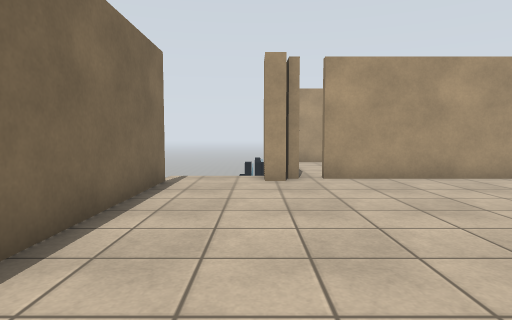
view 1 (above)

24 first-person views from a walk through a robot-simulator world made for Gazebo. The camera is 0.94 m above the floor, tilts 4° down and sees 75° across. The floor is counted in squares, 1 m on a side. Each view is taken from the middle of a square. On the plan, view 1 faces up. The plan holds only what a view shows up to about 12 squares ahead; the rest is blank. The place goes on beyond the plan.

view 2
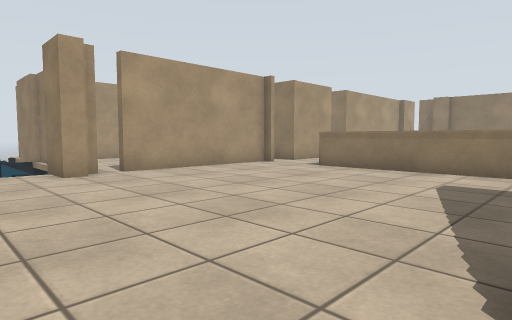

view 3
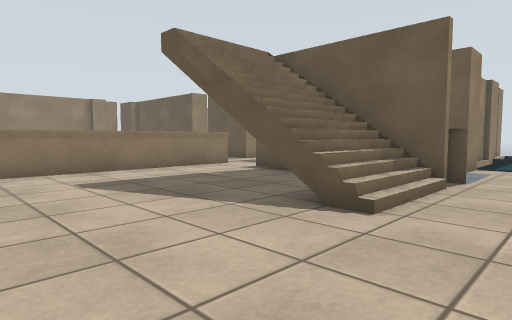

view 4
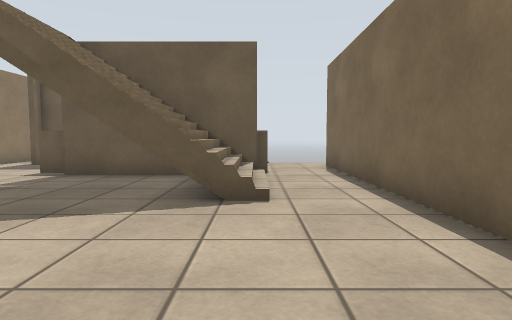

view 5
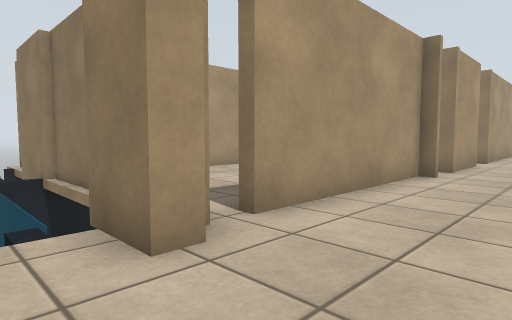

view 6
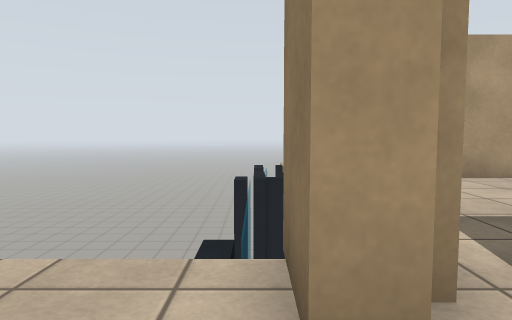

view 7
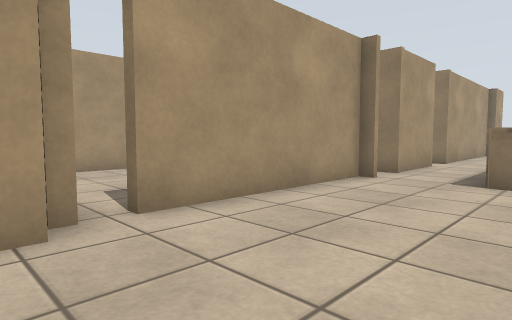

view 8
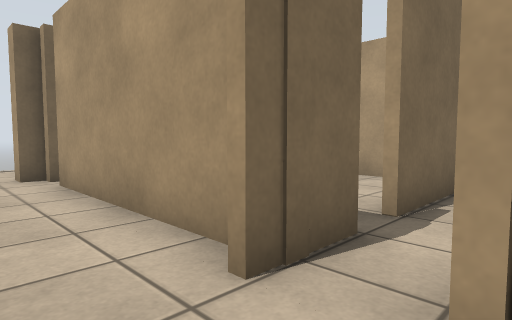

view 9
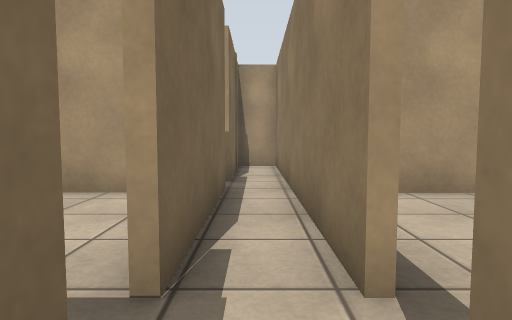

view 10
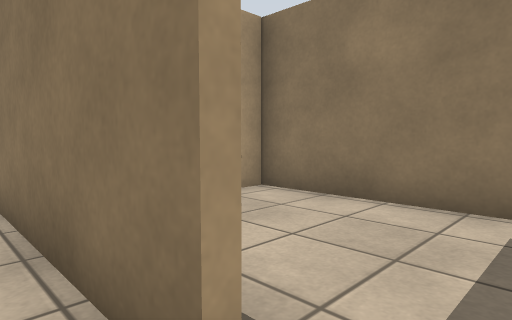

view 11
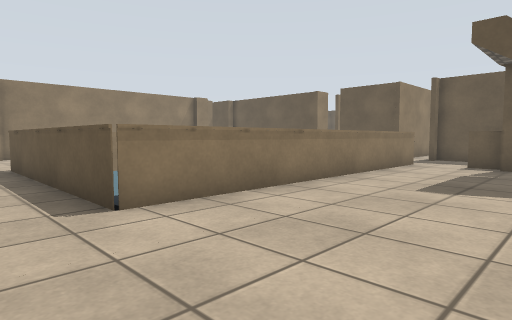

view 12
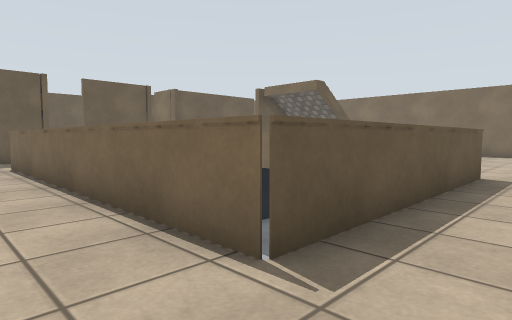

view 13
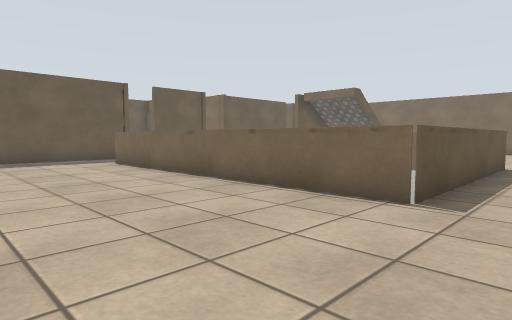

view 14
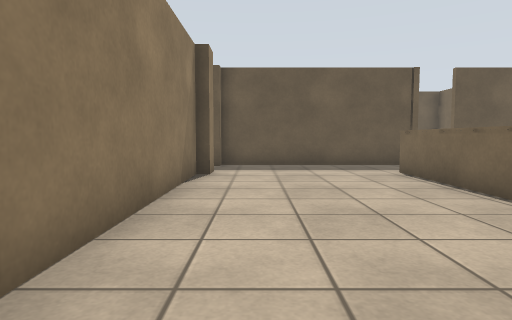

view 15
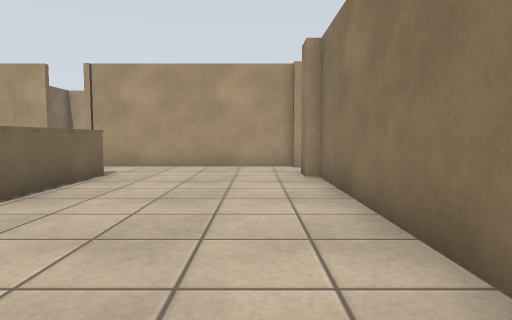

view 16
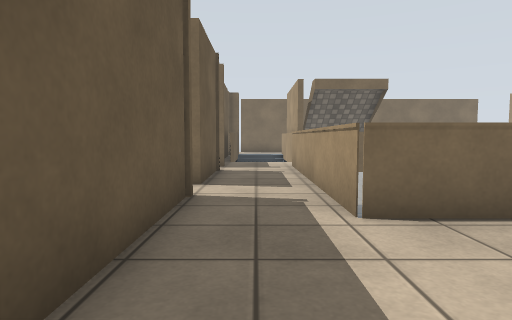

view 17
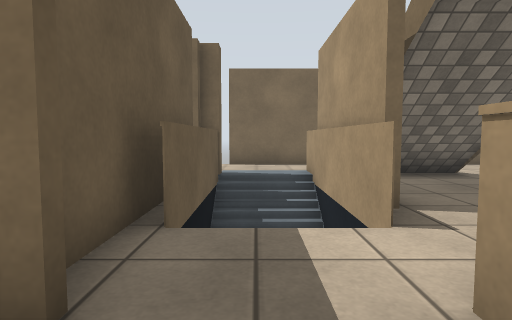

view 18
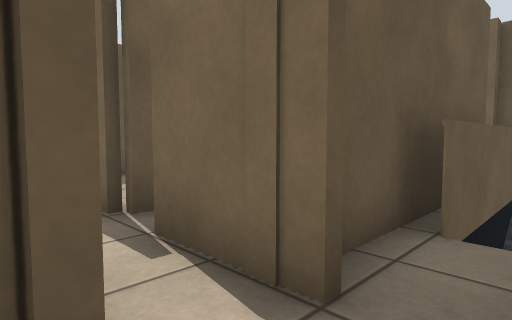

view 19
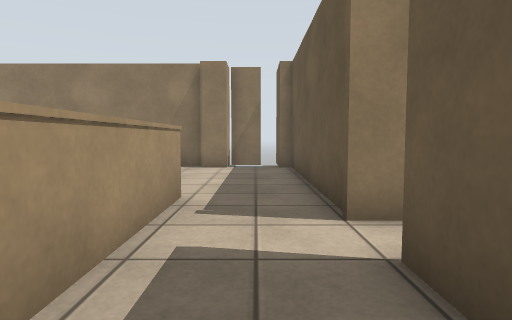

view 20
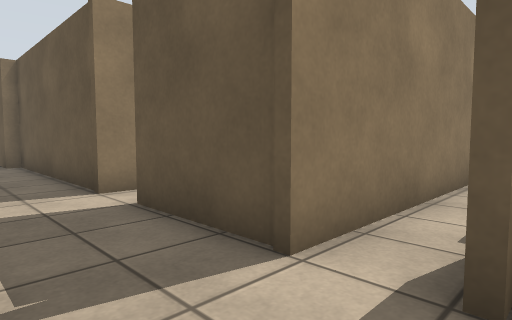

view 21
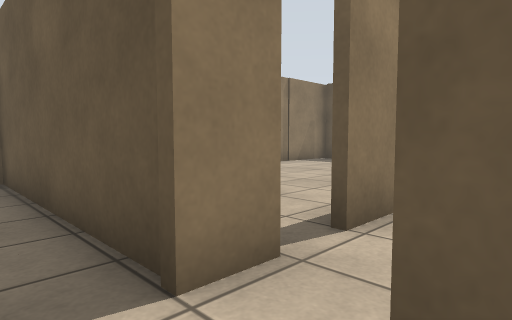

view 22
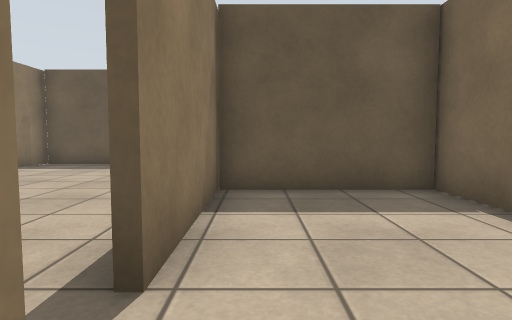

view 23
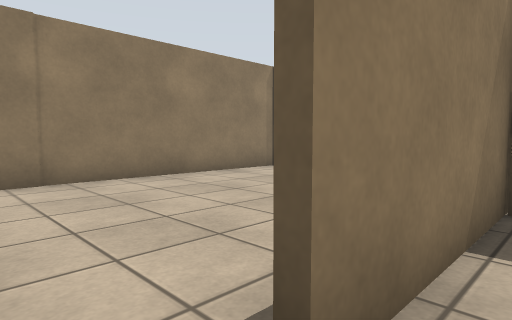

view 24
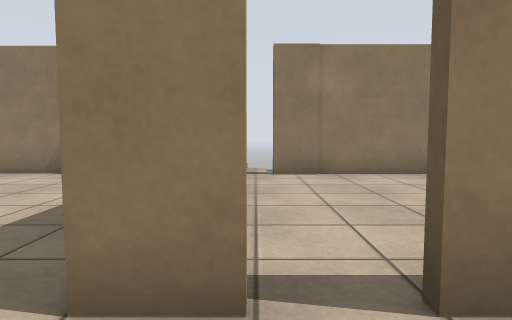

### Floor plan
Key: @ floor where view 1 was taken; # wall or solid block; x gap in a wall; . floor; / step, stairs or slope; = window, fence, low wall or low ledge; v drop or lower ground.
Columns run from 3 left of view 1 to 21 right of it. Each row starts with its distance up from view 1.
 20           v##
 19 vv vv     #.#
 18 vv v.#    #.#
 17     v     #.#
 16    v#     x.#
 15    vv #####.#####
 14    vv ....#.#...#
 13     v.....#.#...#
 12     v.....#.#...#
 11      ...  x.x...#
 10    v#..   x.x...
  9  ...#x#####.###.#######
  8 #......................
  7 #......................#
  6 #.........========.....#
  5 #.........=      =.....#
  4 #.........=      =.....#
  3 #.........=      =.....#
  2 #.........=      =.....#
  1 #.........=      =.....#
  0 #..@///...=v     =.....#
 -1 #..////...=      =.....#
 -2 #..////...=      =.....#
 -3 #..#####..=      =.....#
 -4 #.../////..=======.....#
 -5 #...//   ..............x
 -6  ...#######.###.########
 -7  vvv#     #.# ..# ....##v
 -8           x.#...x.....#
 -9           #.#...#.....#
-10            .#...#.....#
-11             #...#.....#
-12             ##### ....#
-13                   ....#
-14                    ...#
-15                    ...#
-16                    ...#
-17                     ###
-18                       v

Where each view was taken, in squares from view 1:
view 1: 0 up, 0 right, facing up
view 2: 0 up, 2 left, facing up-right
view 3: 4 up, 2 left, facing down-right
view 4: 5 up, 0 right, facing down
view 5: 6 up, 1 left, facing up-right
view 6: 7 up, 0 right, facing up
view 7: 5 up, 0 right, facing up-right
view 8: 7 up, 9 right, facing up-left
view 9: 9 up, 8 right, facing up
view 10: 10 up, 8 right, facing up-right
view 11: 8 up, 3 right, facing down-right
view 12: 8 up, 16 right, facing down-left
view 13: 8 up, 19 right, facing down-left
view 14: 5 up, 18 right, facing down
view 15: 2 down, 18 right, facing up
view 16: 5 down, 18 right, facing left
view 17: 5 down, 9 right, facing left
view 18: 5 down, 9 right, facing down-left
view 19: 5 down, 9 right, facing right
view 20: 4 down, 7 right, facing down-right
view 21: 5 down, 11 right, facing down-right
view 22: 6 down, 12 right, facing down
view 23: 7 down, 12 right, facing down-right
view 24: 7 down, 11 right, facing right
